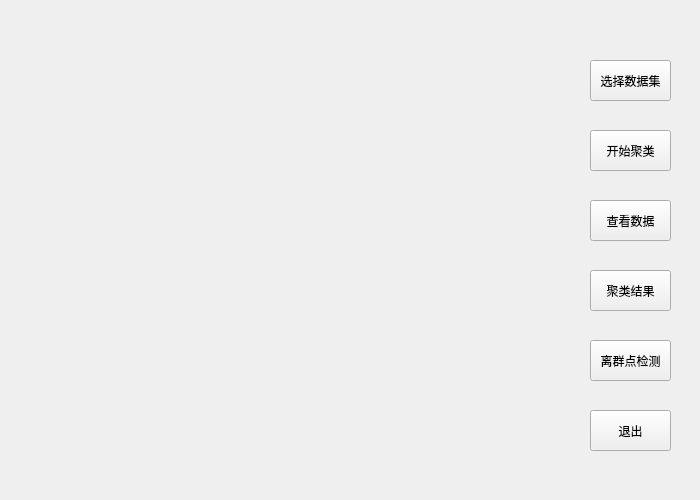
<?xml version="1.0" encoding="UTF-8"?>
<ui version="4.0">
 <class>visualization</class>
 <widget class="QMainWindow" name="visualization">
  <property name="geometry">
   <rect>
    <x>0</x>
    <y>0</y>
    <width>700</width>
    <height>500</height>
   </rect>
  </property>
  <property name="minimumSize">
   <size>
    <width>700</width>
    <height>500</height>
   </size>
  </property>
  <property name="maximumSize">
   <size>
    <width>700</width>
    <height>500</height>
   </size>
  </property>
  <property name="windowTitle">
   <string>visualization</string>
  </property>
  <widget class="QWidget" name="centralWidget">
   <widget class="QPushButton" name="choose_data">
    <property name="geometry">
     <rect>
      <x>590</x>
      <y>60</y>
      <width>81</width>
      <height>41</height>
     </rect>
    </property>
    <property name="text">
     <string>选择数据集</string>
    </property>
   </widget>
   <widget class="QPushButton" name="K_mean">
    <property name="geometry">
     <rect>
      <x>590</x>
      <y>130</y>
      <width>81</width>
      <height>41</height>
     </rect>
    </property>
    <property name="text">
     <string>开始聚类</string>
    </property>
   </widget>
   <widget class="QCustomPlot" name="Coordinate" native="true">
    <property name="geometry">
     <rect>
      <x>20</x>
      <y>20</y>
      <width>551</width>
      <height>461</height>
     </rect>
    </property>
   </widget>
   <widget class="QPushButton" name="pushButton_4">
    <property name="geometry">
     <rect>
      <x>590</x>
      <y>200</y>
      <width>81</width>
      <height>41</height>
     </rect>
    </property>
    <property name="text">
     <string>查看数据</string>
    </property>
   </widget>
   <widget class="QPushButton" name="pushButton_5">
    <property name="geometry">
     <rect>
      <x>590</x>
      <y>270</y>
      <width>81</width>
      <height>41</height>
     </rect>
    </property>
    <property name="text">
     <string>聚类结果</string>
    </property>
   </widget>
   <widget class="QPushButton" name="pushButton_6">
    <property name="geometry">
     <rect>
      <x>590</x>
      <y>340</y>
      <width>81</width>
      <height>41</height>
     </rect>
    </property>
    <property name="text">
     <string>离群点检测</string>
    </property>
   </widget>
   <widget class="QPushButton" name="pushButton_3">
    <property name="geometry">
     <rect>
      <x>590</x>
      <y>410</y>
      <width>81</width>
      <height>41</height>
     </rect>
    </property>
    <property name="text">
     <string>退出</string>
    </property>
   </widget>
   <widget class="QLabel" name="evaluate">
    <property name="geometry">
     <rect>
      <x>600</x>
      <y>10</y>
      <width>81</width>
      <height>31</height>
     </rect>
    </property>
    <property name="text">
     <string/>
    </property>
   </widget>
  </widget>
 </widget>
 <layoutdefault spacing="6" margin="11"/>
 <customwidgets>
  <customwidget>
   <class>QCustomPlot</class>
   <extends>QWidget</extends>
   <header location="global">qcustomplot.h</header>
   <container>1</container>
  </customwidget>
 </customwidgets>
 <resources/>
 <connections/>
</ui>
